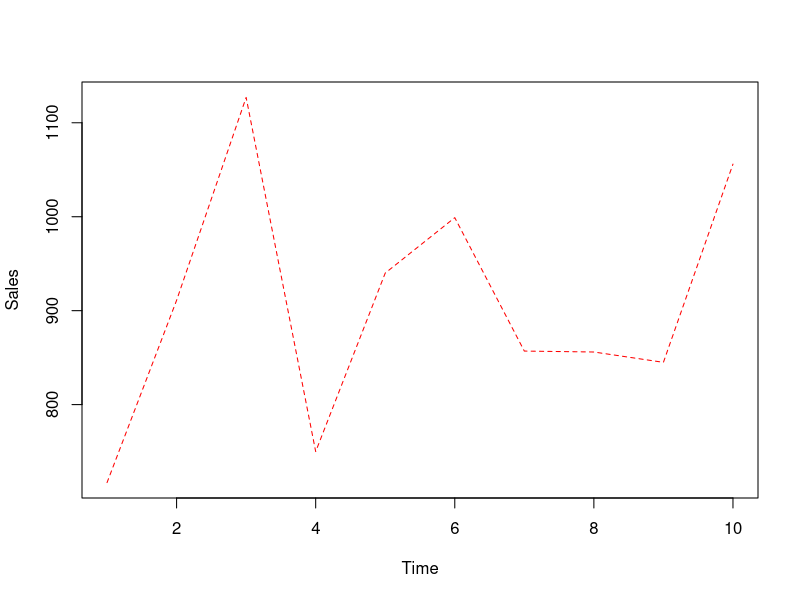
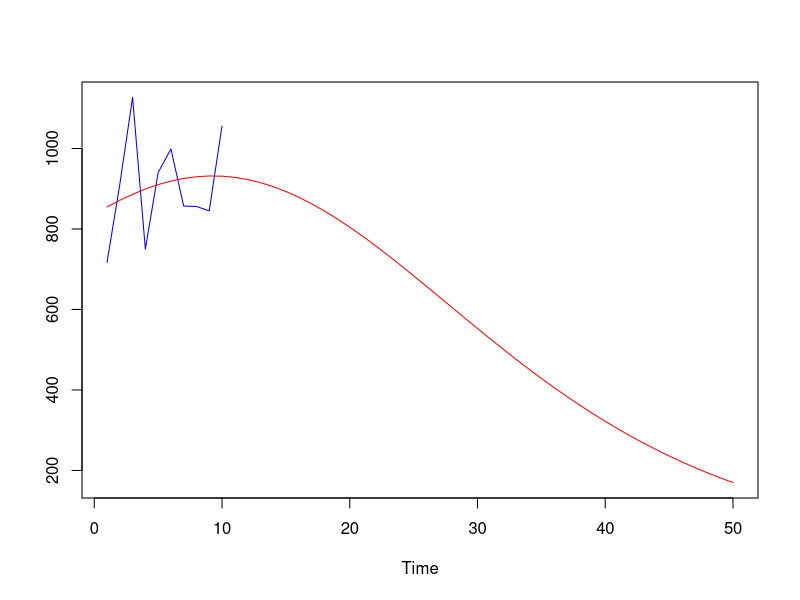
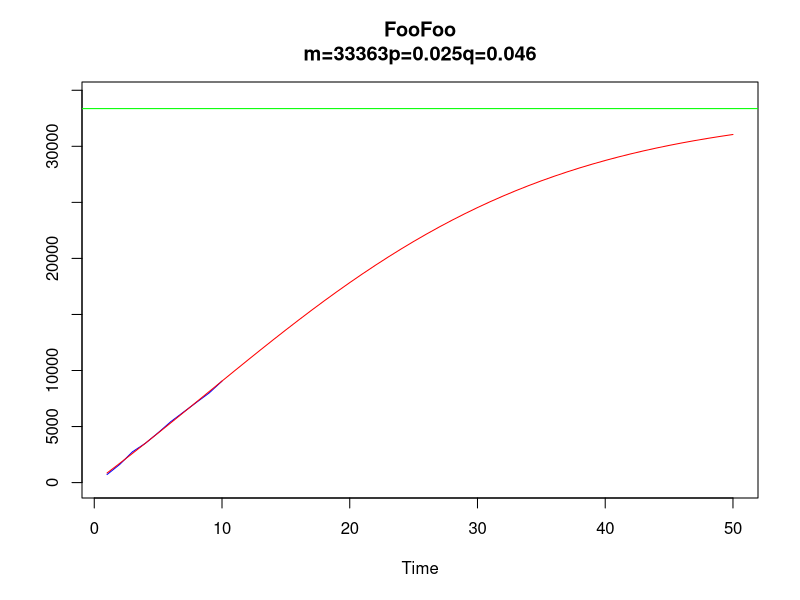

Here is the R script that generated these plots, in order:

#新規購入者をセット
Sales <- ts(c(717,911,1127,750,940,999,857,856,845,1056))
plot(Sales,type="l",lty=2,col="red")
Y= cumsum(Sales)#累積視聴者を作成
Y=ts(Y)
Y = c(0,Y[1:(length(Y)-1)])
Ysq = Y**2
out = lm(Sales~Y+Ysq)#切片と回帰係数を取得
summary(out)

a=out$coef[1];a
b=out$coef[2];b
c=out$coef[3];c

#飽和水準
#解なしの場合があるため2次方程の解がない場合にはスキップ

#if(b**2-4*a*c <0) next
#実際には全体をForループで複数製品のモデルを作成

#飽和水準を求めるmが正の場合を選択。今回はmminusが正であった
mplus = (-b+sqrt(b**2-4*a*c))/(2*c);mplus
mminus=(-b-sqrt(b**2-4*a*c))/(2*c);mminus
m = mminus

#pとqを求める
p=a/m
q=b+p

#モデル作成
bassModel=function(p,q,m,T=50)#Tの数字はモデルに合わせて変更
{
  S=double(T)
  Y=double(T+1)
  Y[1]=0
  for(t in 1:T)
  {
    S[t]=p*m+(q-p)*Y[t]-(q/m)*Y[t]**2
    Y[t+1]=Y[t]+S[t]
  }
  return(list(sales=S,cumSales=cumsum(S)))
}

#モデルの適用
Spred = bassModel(p,q,m)$sales#オプションでTも指定可能。何も記載しないとデフォルトで関数定義時の値が入る
Spred = ts(Spred)
ts.plot(Sales,Spred,type="l",col=c("blue","red"))
Spred=bassModel(p,q,m)$sales
CumSpred = ts(cumsum(Spred))
CumSales = ts(cumsum(Sales))
ts.plot(CumSales,CumSpred,col=c("blue","red"),ylim=c(0,m+1000),main=paste("FooFoo\n","m=",substr(m,1,5),"p=",substr(p,1,5),"q=",substr(q,1,5),sep=""))
abline(h=m,col="green")
